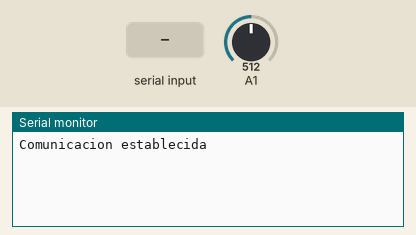
This sketch was run on a simulated Arduino Uno, built with avr-gcc and run on an emulated ATmega328P. Parts: the last lines printed to the serial monitor. Inputs (shaded band) come from the test bench; at power-on: A1 = 512.

Above: at 1.2 s.
1.3 s: "1" received over Serial
At 2.4 s:
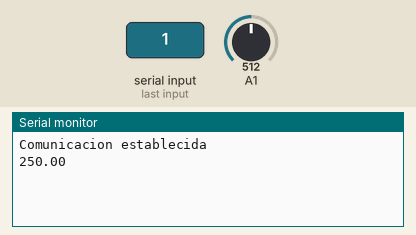
2.8 s: "2" received over Serial
At 3.4 s:
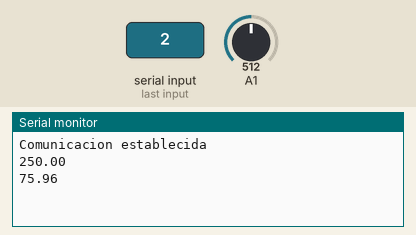

The sketch:

LecturaSensores.ino
```cpp
float temperatura, humedad, valorhum, valortemp, luminosidad, valorlum;
void setup() {
  // put your setup code here, to run once:
Serial.begin(9600);
Serial.println("Comunicacion establecida");
}

void loop() {
  if(Serial.available()){
    switch(Serial.read()){
      case 49:  //1
        for(int i =0; i<25; i++){
        temperatura = analogRead(1);
        valortemp += (5.0*temperatura*100.0/1024.0);
        }
        valortemp = valortemp/25;
        Serial.println(valortemp);//Temperatura
        break;
      case 50:  //2
        humedad = analogRead(0);
        //valorhum = (100-((humedad/10.23)));
        valorhum = ((1024-humedad)/674)*100;
        if (valorhum >= 100)
        valorhum = 100;
        //Serial.println(humedad);
        Serial.println(valorhum);//Humedad
        break;
      case 51:
        luminosidad = analogRead(2);
        valorlum = ((1024-luminosidad)/342)*100;
        if (valorlum >= 100)
        valorlum = 100;
        Serial.println(valorlum);//Luminosidad
        break;
    }
    delay(100);
    Serial.read();
  }
}
```

Measured:
- after the input at 1.3 s, the serial monitor: prints a new line at once (image 1)
- after the input at 2.8 s, the serial monitor: prints a new line at once (image 2)
